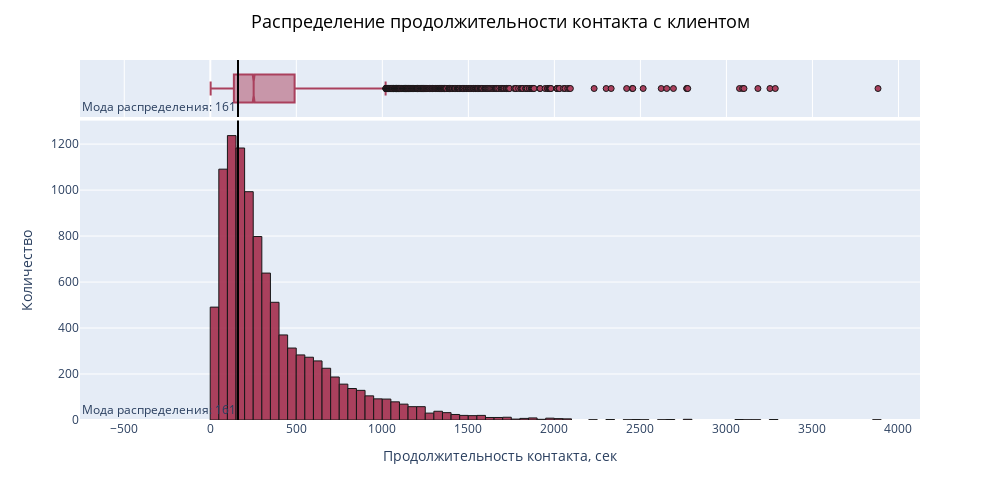

The notebook cell this image was saved under:
### Code cell
quant_fig('duration', 'продолжительности контакта с клиентом', 'Продолжительность контакта, сек')

### Figure 1 — Plotly figure (JSON) as saved in the notebook; plotly's stock layout.template omitted (floating-point values rounded to 4 significant figures; data arrays with more than 128 entries replaced by an {"elided": "..."} marker saying what was removed)
{"data": [{"alignmentgroup": "True", "bingroup": "x", "hoverinfo": "all", "hovertemplate": "Продолжительность контакта, сек: %{x}<br> Количество: %{y}", "legendgroup": "", "marker": {"color": "rgb(164, 46, 77)", "line": {"color": "black", "width": 1}, "pattern": {"shape": ""}}, "name": "", "nbinsx": 100, "offsetgroup": "", "opacity": 0.9, "orientation": "v", "showlegend": false, "type": "histogram", "x": {"elided": "10105 int values"}, "xaxis": "x", "yaxis": "y"}, {"alignmentgroup": "True", "hoverinfo": "all", "hovertemplate": "Продолжительность контакта, сек: %{x}<br> Количество: %{y}", "legendgroup": "", "marker": {"color": "rgb(164, 46, 77)", "line": {"color": "black", "width": 1}}, "name": "", "notched": true, "offsetgroup": "", "opacity": 0.9, "showlegend": false, "type": "box", "x": {"elided": "10105 int values"}, "xaxis": "x2", "yaxis": "y2"}], "layout": {"annotations": [{"showarrow": false, "text": "Мода распределения: 161", "x": 161, "xanchor": "right", "xref": "x", "y": 0, "yanchor": "bottom", "yref": "y domain"}, {"showarrow": false, "text": "Мода распределения: 161", "x": 161, "xanchor": "right", "xref": "x2", "y": 0, "yanchor": "bottom", "yref": "y2 domain"}], "barmode": "relative", "height": 500, "legend": {"tracegroupgap": 0}, "margin": {"t": 60}, "shapes": [{"line": {"color": "black", "width": 2}, "type": "line", "x0": 161, "x1": 161, "xref": "x", "y0": 0, "y1": 1, "yref": "y domain"}, {"line": {"color": "black", "width": 2}, "type": "line", "x0": 161, "x1": 161, "xref": "x2", "y0": 0, "y1": 1, "yref": "y2 domain"}], "title": {"font": {"color": "black", "size": 18}, "text": "Распределение продолжительности контакта с клиентом", "x": 0.5, "xanchor": "center", "y": 0.97, "yanchor": "top"}, "width": 1000, "xaxis": {"anchor": "y", "domain": [0, 1], "showspikes": true, "title": {"text": "Продолжительность контакта, сек"}}, "xaxis2": {"anchor": "y2", "domain": [0, 1], "matches": "x", "showgrid": true, "showspikes": true, "showticklabels": false}, "yaxis": {"anchor": "x", "domain": [0, 0.8316], "showspikes": true, "title": {"text": "Количество"}}, "yaxis2": {"anchor": "x2", "domain": [0.8416, 1], "matches": "y2", "showgrid": false, "showline": false, "showspikes": true, "showticklabels": false, "ticks": ""}}}
